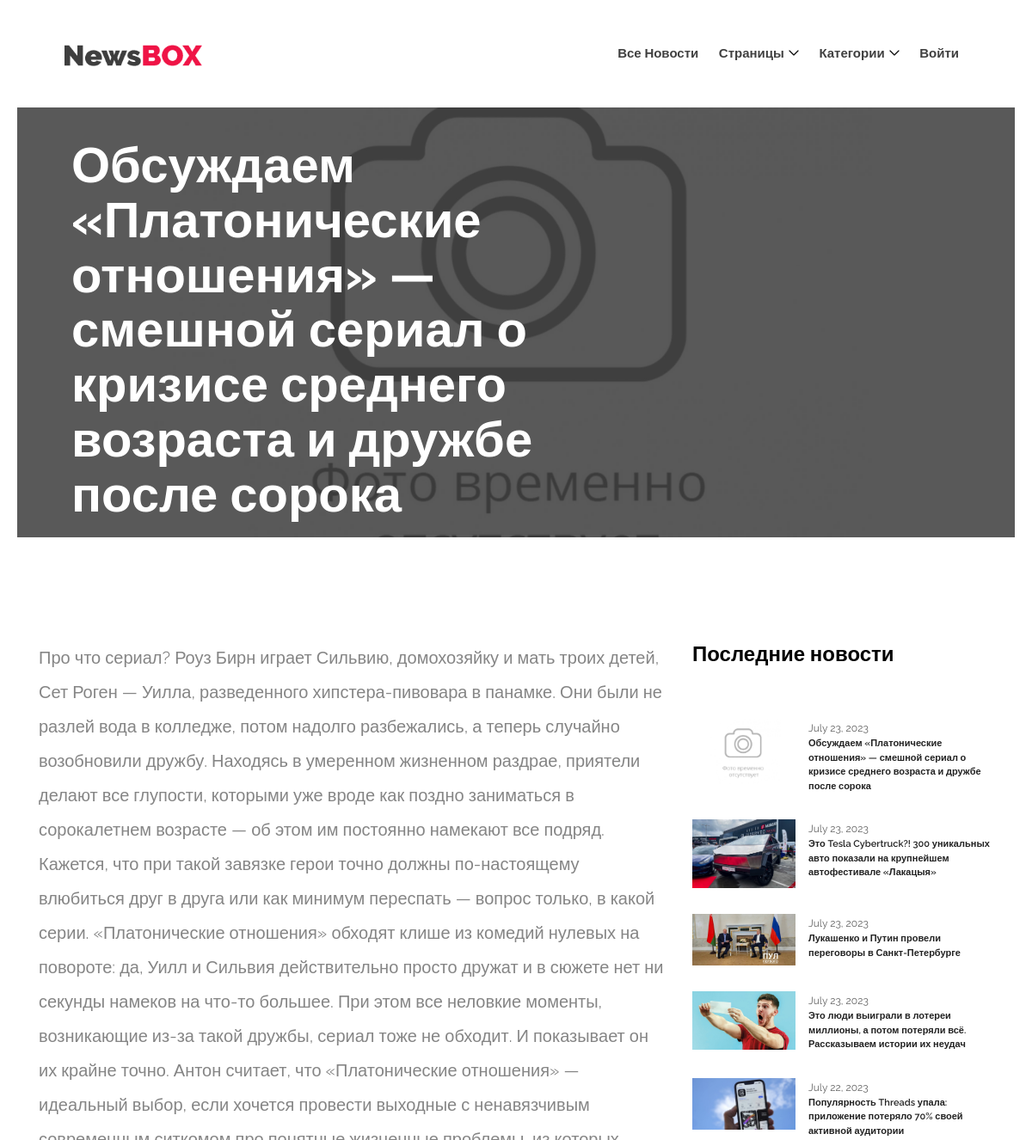
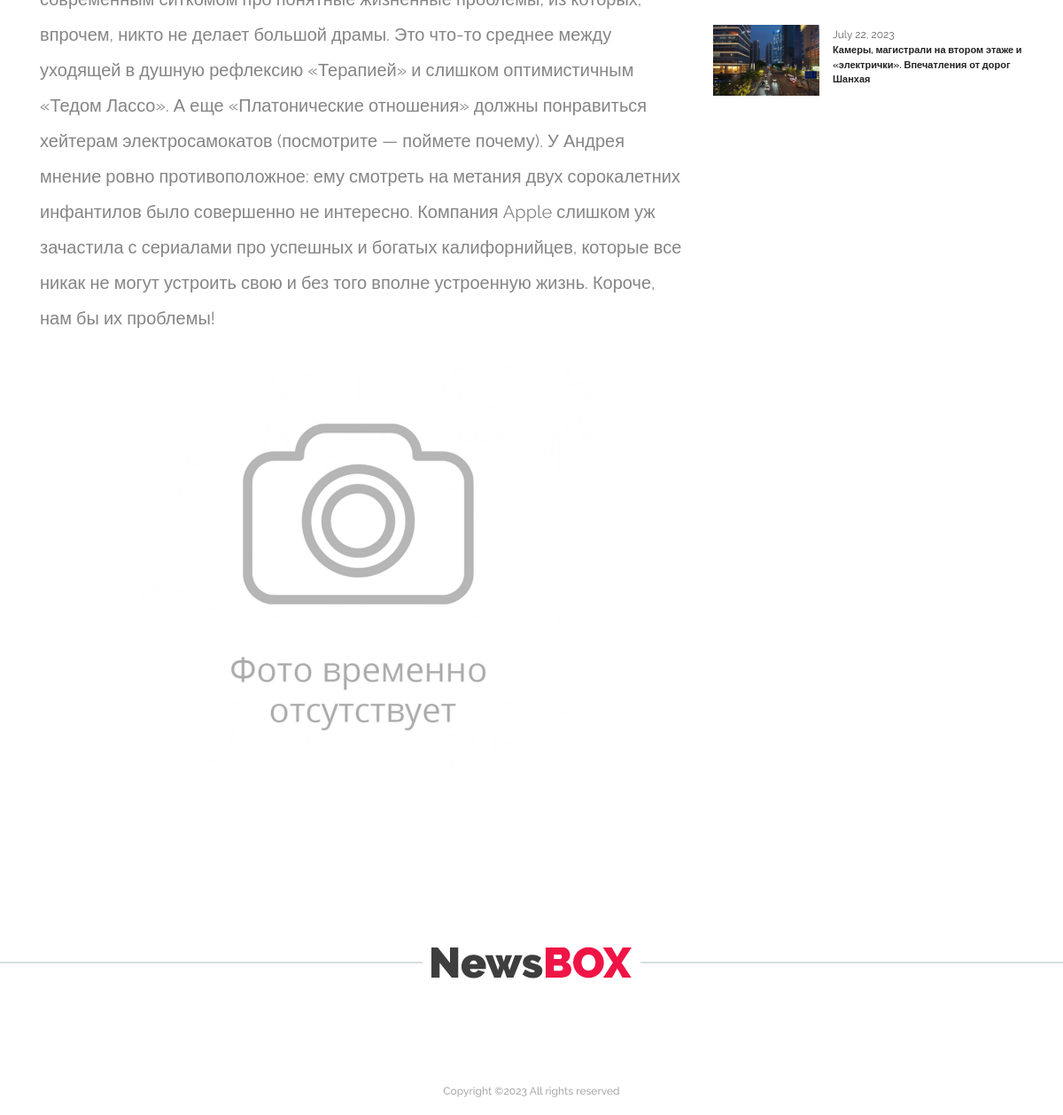
Screenshot of /news/7 with the database file from the repository (2 pictures, top to bottom).
### app/models.py (models this page shows, shortened)
class Post(models.Model):
    author = models.ForeignKey(Author, on_delete=models.CASCADE)
    datetime = models.DateTimeField(auto_now_add=True)
    category = models.ManyToManyField(Category, through='PostCategory', related_name='posts')
    title = models.CharField(max_length=128)
    text = models.TextField()
    rating = models.IntegerField(default=0)
    is_new = models.BooleanField(default=True)
    picture = models.FileField(upload_to='uploads/', blank=True, verbose_name='Загрузить картинку для новости', default='uploads/default.jpg')
    def get_absolute_url(self):
        return reverse('new_detail', args=[str(self.id)])

### app/views.py (the view)
# urls.py: path('<int:pk>', PostDetail.as_view(), name='new_detail'),
class PostDetail(DetailView):
    model = Post
    template_name = 'single_new.html'
    context_object_name = 'single_post'
    def get_context_data(self, **kwargs):
        context = super().get_context_data(**kwargs)
        context['new_categories'] = list(PostCategory.objects.filter(post_id_id=context['single_post'].id))
        context['last_news'] = list(Post.objects.order_by('-datetime')[:7])
        context['new_comments'] = list(Comment.objects.order_by('-datetime').filter(post=context['single_post']))
        return context

### app/context_processors.py (called while the page is built)
def navigate_context(request):
    test = 'Оставь здесь свой отклик'
    context = {
        'vartest': test,
        'current_user': request.user,
        'categories': Category.objects.all(),
    }
    return context

### app/models.py (called while the page is built)
    def __str__(self):
        return self.user.username

### templates/single_new.html (shortened to what this page needs)
{% extends 'index.html' %}
{% block content %}
    <div class="post-details-title-area bg-overlay clearfix" style="background-image: url({{ single_post.picture.url }})">
        <div class="container-fluid h-100">
            <div class="row h-100 align-items-center">
                <div class="col-12 col-lg-8">
                    <div class="post-content">
                        <p class="post-title" style="font-size: 58px">{{ single_post.title }}</p>
                        <div class="d-flex align-items-center">
                            <span class="post-date mr-30">{{ single_post.datetime.date }}</span>
                            <a href="#"><span class="post-date">By {{ single_post.author }}</span></a>
                        </div>
                    </div>
                </div>
            </div>
        </div>
    </div>
    <section class="post-news-area section-padding-100-0 mb-70">
        <div class="container">
            <div class="row justify-content-center">
                <div class="col-12 col-lg-8">
                    <div class="post-details-content mb-100">
                        <p style="font-size: 20px; text-align: left">{{ single_post.text }}</p>
                        <img class="mb-30" src="{{ single_post.picture.url }}" alt="картинка новости">
                    </div>
                </div>
                <div class="col-12 col-sm-9 col-md-6 col-lg-4">
                    <div class="sidebar-area">
                        {% if last_news %}
                            <div class="single-widget-area news-widget mb-30">
                                <h4>Последние новости</h4>
                                {% for ln in last_news %}
                                    <div class="single-blog-post d-flex style-4 mb-30">
                                        <div class="blog-thumbnail">
                                            <a href="{{ ln.get_absolute_url }}"><img src="{{ ln.picture.url }}" alt=""></a>
                                        </div>
                                        <div class="blog-content">
                                            <span class="post-date">{{ ln.datetime.date }}</span>
                                            <a href="{{ ln.get_absolute_url }}" class="post-title" style="font-size: 11px">{{ ln.title }}</a>
                                        </div>
                                    </div>
                                {% endfor %}
                            </div>
                        {% endif %}
                    </div>
                </div>
            </div>
        </div>
    </section>
{% endblock content %}

### static/style.css (style rules this page uses)
* { margin: 0; padding: 0; }
body { font-family: "Raleway", sans-serif; font-size: 14px; }
h1, h2, h3, h4, h5, h6 { font-family: "Raleway", sans-serif; color: #000000; line-height: 1.3; font-weight: 700; }
p { font-family: "Raleway", sans-serif; color: #858585; font-size: 15px; line-height: 2; font-weight: 400; }
a, a:hover, a:focus { -webkit-transition-duration: 500ms; transition-duration: 500ms; text-decoration: none; outline: 0 solid transparent; color: #000000; font-weight: 600; font-size: 16px; font-family: "Raleway", sans-serif; }
img { height: auto; max-width: 100%; }
.mb-30 { margin-bottom: 30px !important; }
.mb-70 { margin-bottom: 70px !important; }
.mb-100 { margin-bottom: 100px !important; }
.mr-30 { margin-right: 30px !important; }
.section-padding-100-0 { padding-top: 100px; padding-bottom: 0; }
.bg-overlay { position: relative; z-index: 2; background-position: center center; background-size: cover; }
.bg-overlay::after { background-color: rgba(0, 0, 0, 0.35); position: absolute; z-index: -1; top: 0; left: 0; width: 100%; height: 100%; content: ""; }
.single-blog-post { position: relative; z-index: 1; overflow: hidden; -webkit-transition-duration: 500ms; transition-duration: 500ms; }
.single-blog-post.style-4 .blog-thumbnail { -webkit-box-flex: 0; -ms-flex: 0 0 120px; flex: 0 0 120px; max-width: 120px; width: 120px; margin-right: 15px; }
.single-blog-post.style-4 .blog-thumbnail img { width: 100%; }
.single-blog-post.style-4 .blog-content { position: relative; z-index: 1; }
.single-blog-post.style-4 .blog-content .post-date { font-size: 12px; color: #636363; margin-bottom: 5px; -webkit-transition-duration: 500ms; transition-duration: 500ms; }
.single-blog-post.style-4 .blog-content .post-title { display: block; font-weight: 600; font-size: 16px; margin-bottom: 0; color: #232323; -webkit-transition-duration: 500ms; transition-duration: 500ms; }
.sidebar-area { position: relative; z-index: 1; }
.single-widget-area { position: relative; z-index: 1; }
.single-widget-area.news-widget h4 { margin-bottom: 60px; }
.post-details-title-area { position: relative; z-index: 1; height: 500px; padding: 35px 4%; background-color: #f0f4f8; margin: 0 20px 20px; }
.post-details-title-area.bg-overlay::after { background-color: rgba(0, 0, 0, 0.65); }
.post-details-title-area .post-content .post-title { display: block; color: #ffffff; font-size: 72px; line-height: 1.1; margin-bottom: 15px; font-weight: 700; }
.post-details-title-area .post-content p { color: #ffffff; font-size: 15px; }
.post-details-title-area .post-content .post-date { display: block; font-size: 14px; color: #ffffff; }
.post-details-content { position: relative; z-index: 1; }
.post-details-content p { margin-bottom: 30px; }

### static/css/classy-nav.css (style rules this page uses)
* { margin: 0; padding: 0; }
body { font-family: "Roboto", sans-serif; }
img { height: auto; max-width: 100%; }
.justify-content-center { -webkit-box-pack: center; -ms-flex-pack: center; justify-content: center; }

### rows the page displays
Post: picture (placeholder picture), title "Обсуждаем «Платонические отношения» — смешной сериал о кризисе среднего возраста и дружбе после сорока", text "Про что сериал? Роуз Бирн играет Сильвию, домохозяйку и мать троих детей, Сет Роген — Уилла, разведенного хипстера-пивовара в панамке. Они были не разлей вода в колледже, потом надолго разбежались, а теперь случайно возобновили дружбу. Находясь в умеренном жизненном раздрае, приятели делают все глупости, которыми уже вроде как поздно заниматься в сорокалетнем возрасте — об этом им постоянно намекают все подряд. Кажется, что при такой завязке герои точно должны по-настоящему влюбиться друг в друга или как минимум переспать — вопрос только, в какой серии. «Платонические отношения» обходят клише из комедий нулевых на повороте: да, Уилл и Сильвия действительно просто дружат и в сюжете нет ни…", datetime "July 23, 2023"
Post: picture (picture), datetime "July 23, 2023", title "Это Tesla Cybertruck?! 300 уникальных авто показали на крупнейшем автофестивале «Лакацыя»"
Post: picture (picture), datetime "July 23, 2023", title "Лукашенко и Путин провели переговоры в Санкт-Петербурге"
Post: picture (picture), datetime "July 23, 2023", title "Это люди выиграли в лотереи миллионы, а потом потеряли всё. Рассказываем истории их неудач"
Post: picture (picture), datetime "July 22, 2023", title "Популярность Threads упала: приложение потеряло 70% своей активной аудитории"
Post: picture (picture), datetime "July 22, 2023", title "Камеры, магистрали на втором этаже и «электрички». Впечатления от дорог Шанхая"
